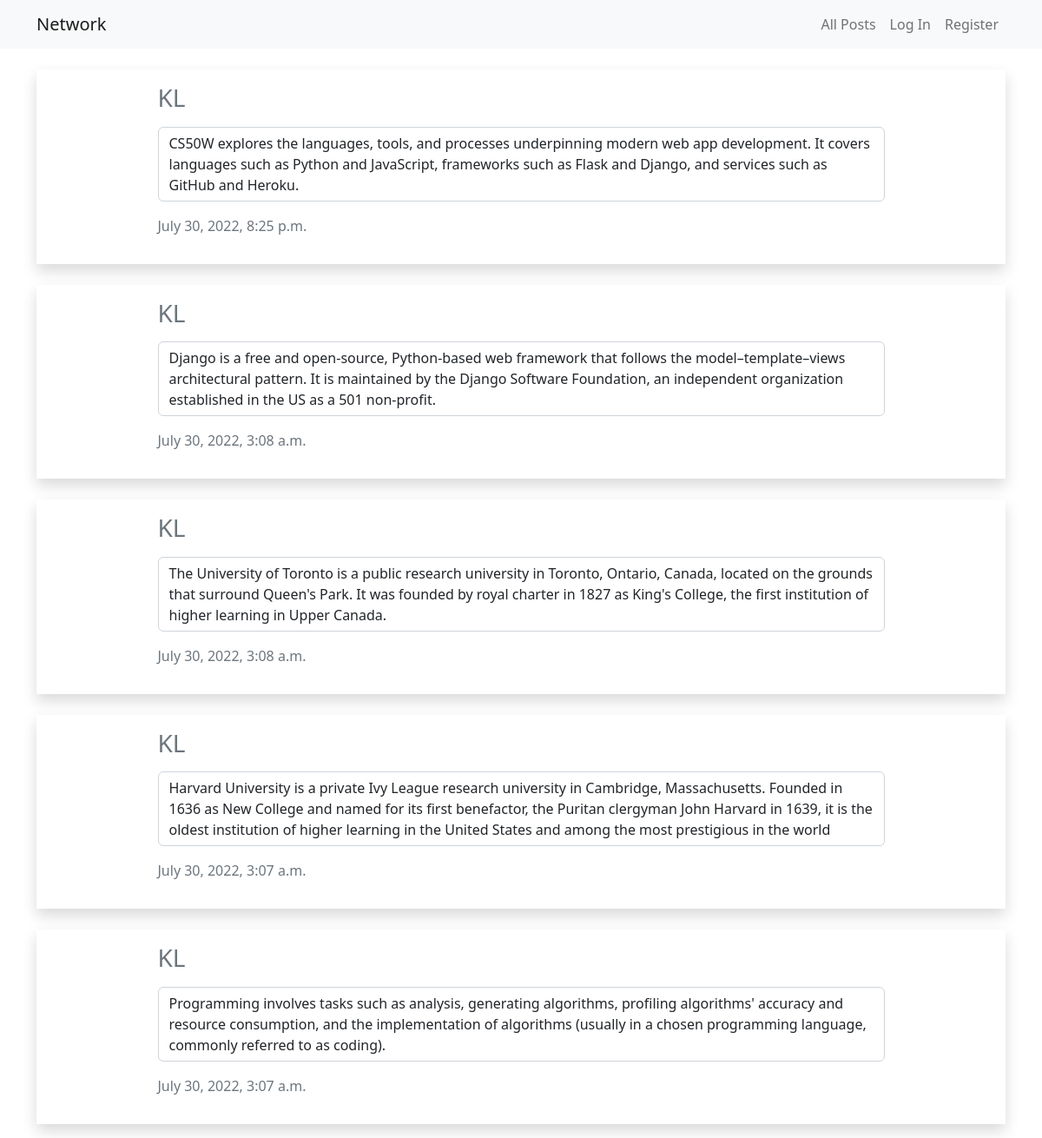
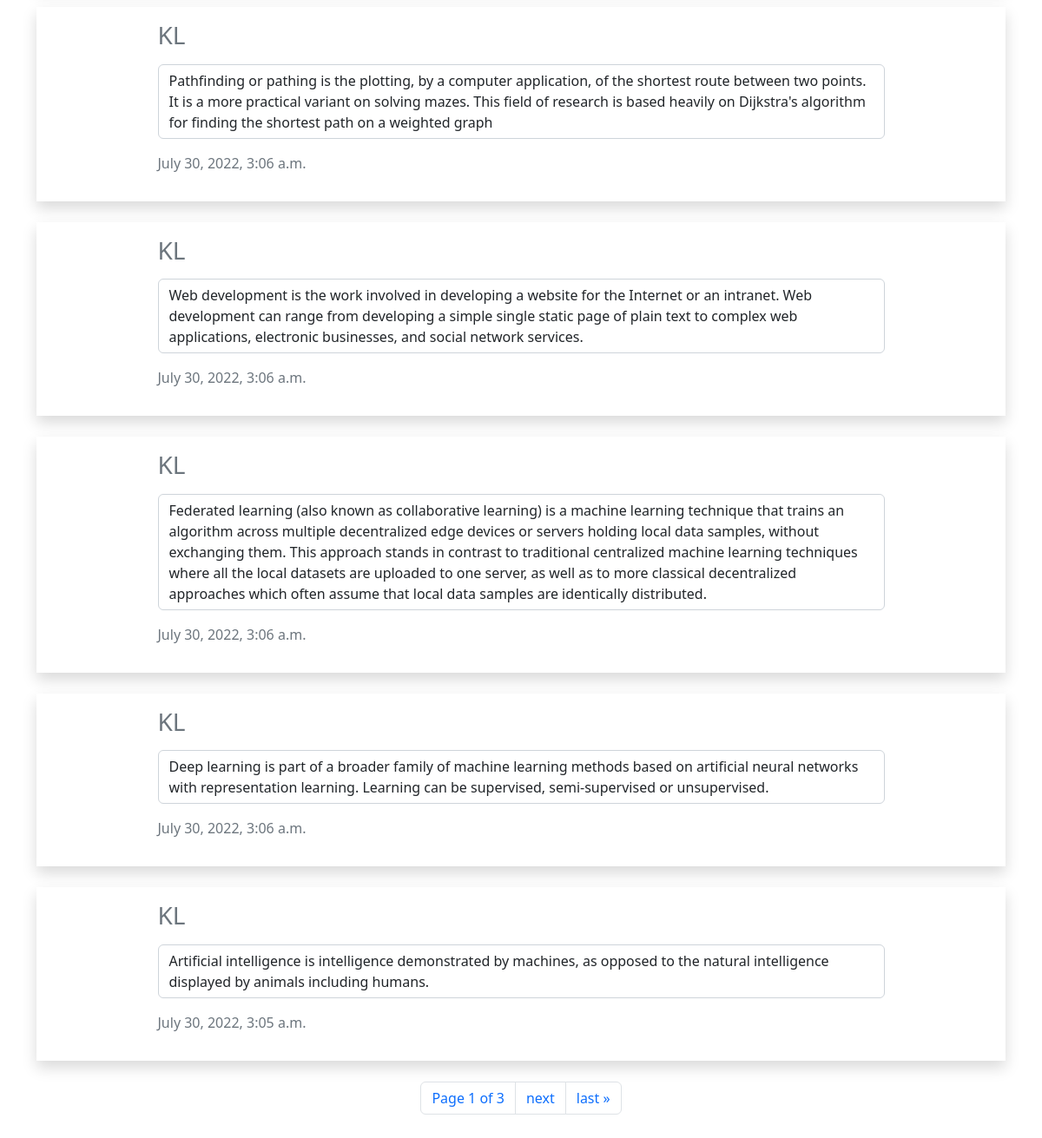
The page / on the database its author committed (2 pictures, top to bottom).
### network/models.py (models this page shows, shortened)
class Post(models.Model):
    owner = models.ForeignKey(User, on_delete=models.CASCADE, related_name='posts')
    content = models.TextField()
    likes = models.IntegerField(default=0)
    timestamp = models.DateTimeField(auto_now_add=True)

class User(AbstractUser):
    """ All Users """

### network/views.py (the view)
# urls.py: path("", views.index, name="index"),
def index(request):
    if request.method == "POST":
        owner = User.objects.get(id=request.user.id)
        content = request.POST['content']
        Post.objects.create(owner=owner, content=content)
        return redirect('index')
    posts = Post.objects.order_by("-timestamp")
    paginator = Paginator(posts, 10)
    page_number = request.GET.get('page')
    page_obj = paginator.get_page(page_number)
    likes = []
    if request.user.is_authenticated:
        usr = User.objects.get(username=request.user)
        likes = [like_obj.post for like_obj in usr.liking.all()]
    return render(request, "network/index.html", {
        "posts": page_obj,
        "likes": likes
    })

### network/templates/network/index.html (shortened to what this page needs)
{% extends "network/layout.html" %}
{% load static %}
{% block body %}
{% for post in posts %}
{% if forloop.last %}
<div class="shadow my-4 py-3">
{% else %}
<div class="shadow mt-4 py-3">
{% endif %}
    <div class="w-75 m-auto">
        <h3>
            <a href="{% url 'profile' post.owner %}" class="text-secondary text-decoration-none">
                {{ post.owner }}
            </a>
        </h3>
        <p class="form-control mt-3 original-content">{{ post.content }}</p>
        <p class="text-secondary">{{ post.timestamp }}</p>
    </div>
</div>
{% if forloop.last %}
<div class="d-flex justify-content-center align-items-center my-4">
    <nav aria-label="Page navigation example">
        <ul class="pagination">
            <li class="page-item"><a class="page-link" href="#">Page {{ posts.number }} of {{ posts.paginator.num_pages }}</li></a>
            {% if posts.has_next %}
            <li class="page-item"><a class="page-link" href="?page={{ posts.next_page_number }}">next</a></li>
            <li class="page-item"><a class="page-link" href="?page={{ posts.paginator.num_pages }}">last &raquo;</a></li>
            {% endif %}
        </ul>
    </nav>
</div>
{% endif %}
{% empty %}
<div class="d-flex justify-content-center align-items-center mt-4">
    <h2>No Posts</h2>
</div>
{% endfor %}
{% endblock %}

### network/static/network/styles.css (style rules this page uses)
body { overflow-y: scroll !important; }

### rows shown on the page
Post: owner "KL", content "CS50W explores the languages, tools, and processes underpinning modern web app development. It covers languages such as Python and JavaScript, frameworks such as Flask and Django, and services such as GitHub and Heroku.", timestamp "July 30, 2022, 8:25 p.m."
Post: owner "KL", content "Django is a free and open-source, Python-based web framework that follows the model–template–views architectural pattern. It is maintained by the Django Software Foundation, an independent organization established in the US as a 501 non-profit.", timestamp "July 30, 2022, 3:08 a.m."
Post: owner "KL", content "The University of Toronto is a public research university in Toronto, Ontario, Canada, located on the grounds that surround Queen's Park. It was founded by royal charter in 1827 as King's College, the first institution of higher learning in Upper Canada.", timestamp "July 30, 2022, 3:08 a.m."
Post: owner "KL", content "Harvard University is a private Ivy League research university in Cambridge, Massachusetts. Founded in 1636 as New College and named for its first benefactor, the Puritan clergyman John Harvard in 1639, it is the oldest institution of higher learning in the United States and among the most prestigious in the world", timestamp "July 30, 2022, 3:07 a.m."
Post: owner "KL", content "Programming involves tasks such as analysis, generating algorithms, profiling algorithms' accuracy and resource consumption, and the implementation of algorithms (usually in a chosen programming language, commonly referred to as coding).", timestamp "July 30, 2022, 3:07 a.m."
Post: owner "KL", content "Pathfinding or pathing is the plotting, by a computer application, of the shortest route between two points. It is a more practical variant on solving mazes. This field of research is based heavily on Dijkstra's algorithm for finding the shortest path on a weighted graph", timestamp "July 30, 2022, 3:06 a.m."
Post: owner "KL", content "Web development is the work involved in developing a website for the Internet or an intranet. Web development can range from developing a simple single static page of plain text to complex web applications, electronic businesses, and social network services.", timestamp "July 30, 2022, 3:06 a.m."
Post: owner "KL", content "Federated learning (also known as collaborative learning) is a machine learning technique that trains an algorithm across multiple decentralized edge devices or servers holding local data samples, without exchanging them. This approach stands in contrast to traditional centralized machine learning techniques where all the local datasets are uploaded to one server, as well as to more classical decentralized approaches which often assume that local data samples are identically distributed.", timestamp "July 30, 2022, 3:06 a.m."
Post: owner "KL", content "Deep learning is part of a broader family of machine learning methods based on artificial neural networks with representation learning. Learning can be supervised, semi-supervised or unsupervised.", timestamp "July 30, 2022, 3:06 a.m."
Post: owner "KL", content "Artificial intelligence is intelligence demonstrated by machines, as opposed to the natural intelligence displayed by animals including humans.", timestamp "July 30, 2022, 3:05 a.m.", number "1", paginator.num_pages "3"
